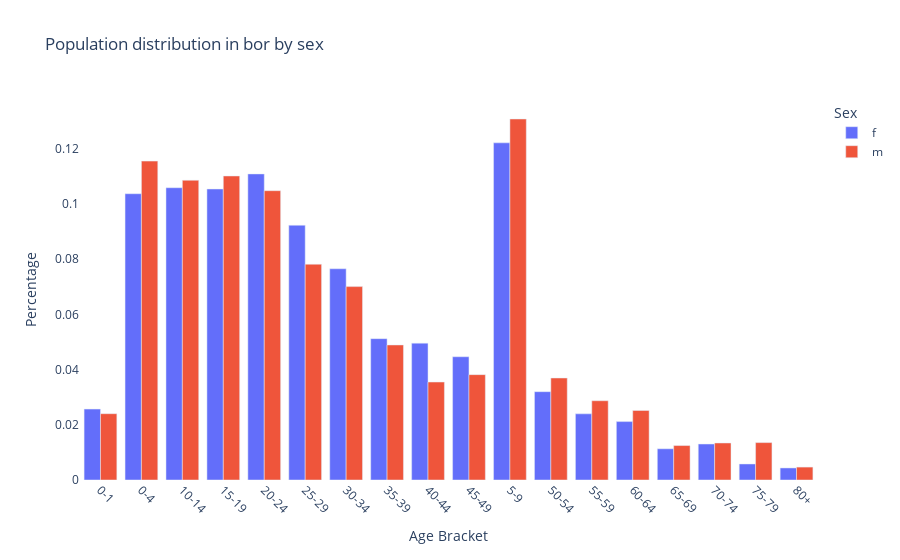

The notebook cell saved with this chart:
### Markdown cell above
Population distribution by age and sex

### Code cell
age_stats()

### Figure 1 — Plotly figure (JSON) as saved in the notebook; plotly's stock layout.template omitted (floating-point values rounded to 4 significant figures)
{"data": [{"alignmentgroup": "True", "hovertemplate": "Sex=f<br>Age Bracket=%{x}<br>Percentage=%{y}<extra></extra>", "legendgroup": "f", "marker": {"color": "#636efa", "pattern": {"shape": ""}}, "name": "f", "offsetgroup": "f", "orientation": "v", "showlegend": true, "textposition": "auto", "type": "bar", "x": ["0-1", "0-4", "10-14", "15-19", "20-24", "25-29", "30-34", "35-39", "40-44", "45-49", "5-9", "50-54", "55-59", "60-64", "65-69", "70-74", "75-79", "80+"], "xaxis": "x", "y": [0.0257, 0.1038, 0.1059, 0.1055, 0.1109, 0.09232, 0.07655, 0.05122, 0.0496, 0.04467, 0.1222, 0.03201, 0.02398, 0.02117, 0.01131, 0.01304, 0.005805, 0.004363], "yaxis": "y"}, {"alignmentgroup": "True", "hovertemplate": "Sex=m<br>Age Bracket=%{x}<br>Percentage=%{y}<extra></extra>", "legendgroup": "m", "marker": {"color": "#EF553B", "pattern": {"shape": ""}}, "name": "m", "offsetgroup": "m", "orientation": "v", "showlegend": true, "textposition": "auto", "type": "bar", "x": ["0-1", "0-4", "10-14", "15-19", "20-24", "25-29", "30-34", "35-39", "40-44", "45-49", "5-9", "50-54", "55-59", "60-64", "65-69", "70-74", "75-79", "80+"], "xaxis": "x", "y": [0.02403, 0.1156, 0.1086, 0.1102, 0.1048, 0.0782, 0.07009, 0.04893, 0.0355, 0.03818, 0.1308, 0.03696, 0.02872, 0.02518, 0.01248, 0.01341, 0.01355, 0.004684], "yaxis": "y"}], "layout": {"barmode": "group", "legend": {"title": {"text": "Sex"}, "tracegroupgap": 0}, "plot_bgcolor": "white", "title": {"text": "Population distribution in bor by sex"}, "xaxis": {"anchor": "y", "domain": [0, 1], "tickangle": 45, "title": {"text": "Age Bracket"}}, "yaxis": {"anchor": "x", "domain": [0, 1], "title": {"text": "Percentage"}}}}
